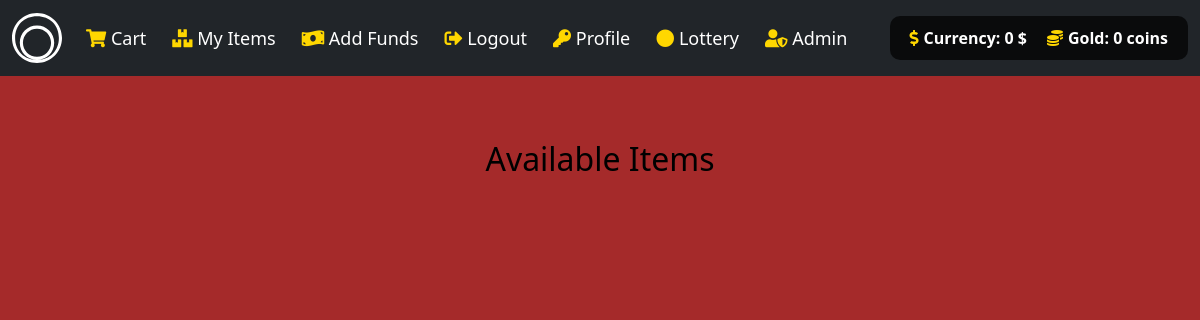
The app's page /item/sword (signed in), older data.
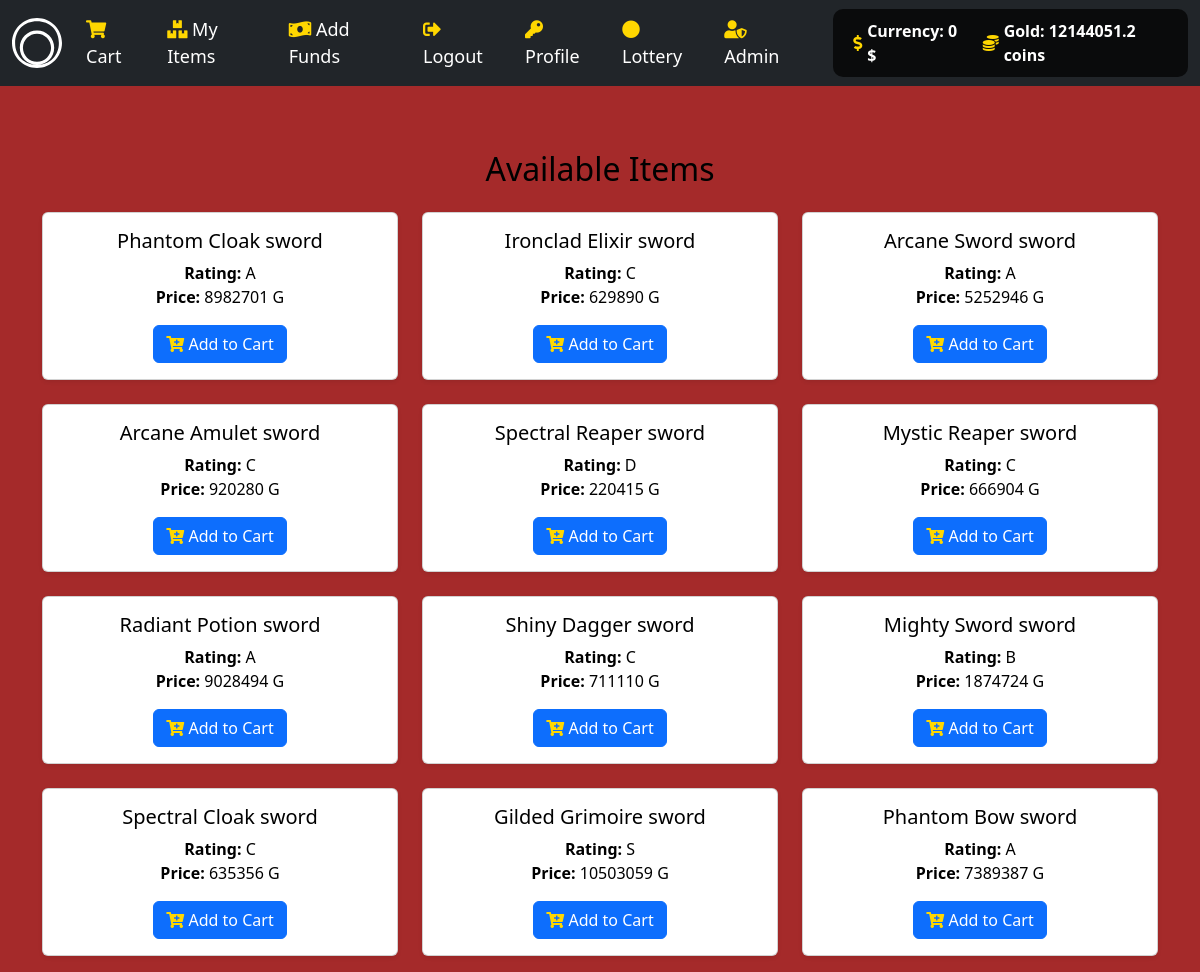
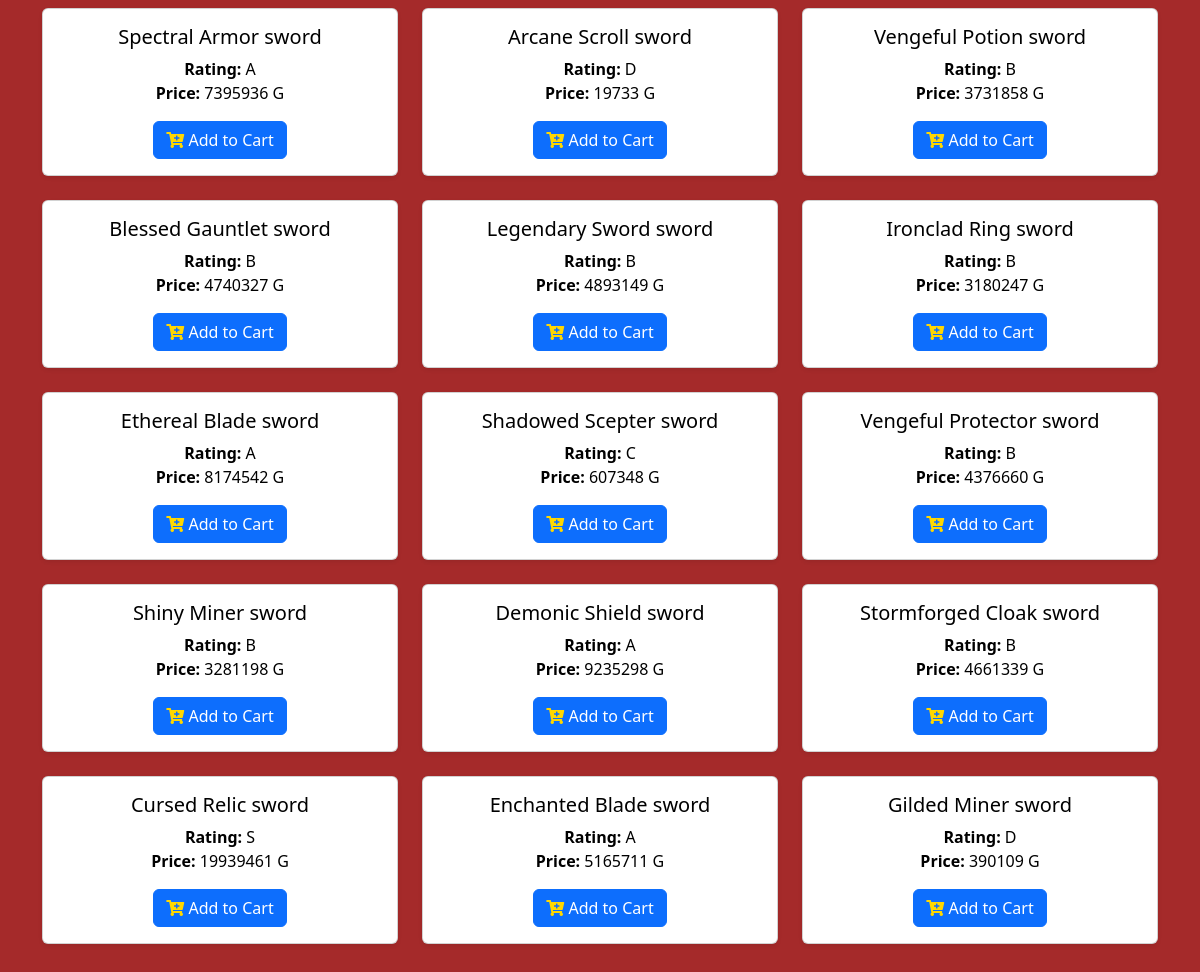
The same page, newer data (2 pictures, top to bottom).
### tables this page shows
CREATE TABLE user_store(ID int PRIMARY KEY,Funds int,Gold int);

CREATE TABLE object(Object_ID int PRIMARY KEY,
Object_Name varchar(100),
Object_type varchar(20),
listing varchar(2),
rating varchar(1),
price int,
image_src varchar(1000));

### main.py (the view)
@app.get("/item/{category}", response_class=HTMLResponse)
async def get_category_items(request: Request, category: str):
    if category not in categories:
        return HTMLResponse(content="Category not found", status_code=404)
    user = request.session.get("user")
    items = listed_object_data_generator(category)
    L = balance_checker(user)
    L = list(L[0])
    if category == "gold":
        return RedirectResponse("/gold")
    context = {
        "request": request,
        "items": items,
        "user": user,
        "cash": L[0],
        "cashG": L[1]
    }
    return templates.TemplateResponse(f"{category}.html", context)

### templates/sword.html (shortened to what this page needs)
{% extends "layout.html" %}
{% block main %}
<div class="container mt-3">
    <h2 class="mb-4 text-center">Available Items</h2>
    <div id="item-container" class="row">
        {% for i in items %}
        <div class="col-md-4 mb-4">
            <div class="card shadow-sm h-100">
                <div class="card-body">
                    <h5 class="card-title">{{ i[1] }}</h5>
                    <p class="card-text">
                        <strong>Rating:</strong> {{ i[4] }}<br>
                        <strong>Price:</strong> {{ i[5] }} G
                    </p>
                    <button onclick="addToCart( '{{ i[0] }}'  , '{{ i[2] }}')" class="btn btn-primary btn-block">
                        <i class="fas fa-cart-plus"></i> Add to Cart
                    </button>
                </div>
            </div>
        </div>
        {% endfor %}
    </div>
</div>
{% endblock %}

### templates/layout.html (shortened to what this page needs)
<!DOCTYPE html>
<html lang="en">
<head>
    <link href="https://cdn.jsdelivr.net/npm/bootstrap@5.2.3/dist/css/bootstrap.min.css" rel="stylesheet">
    <link href="https://cdnjs.cloudflare.com/ajax/libs/font-awesome/5.15.1/css/all.min.css" rel="stylesheet">
    <link href="/static/CSSS.css" rel="stylesheet">
</head>
<body>
    <nav class="navbar navbar-expand-lg navbar-dark bg-dark">
        <div class="container-fluid">
            <a class="navbar-brand" href="/">
            </a>
            <div class="collapse navbar-collapse" id="mynavbar">
                {% if user %}
                <ul class="navbar-nav me-auto">
                    <li class="nav-item"><a class="nav-link" href="/cart"><i class="fas fa-shopping-cart"></i> Cart</a></li>
                    <li class="nav-item"><a class="nav-link" href="/objs"><i class="fas fa-boxes"></i> My Items</a></li>
                    <li class="nav-item"><a class="nav-link" href="/buy"><i class="fas fa-money-bill-wave"></i> Add Funds</a></li>
                    <li class="nav-item"><a class="nav-link" href="/logout"><i class="fas fa-sign-out-alt"></i> Logout</a></li>
                    <li class="nav-item"><a class="nav-link" href="/profile"><i class="fas fa-key"></i> Profile </a></li>
                    <li class="nav-item"><a class="nav-link" href="/lottery-wheel"><i class="fas fa-circle"></i> Lottery</a></li>
                    {% if user == 1 %}
                    <li class="nav-item"><a class="nav-link" href="/admin"><i class="fas fa-user-shield"></i> Admin</a></li>
                    {% endif %}
                </ul>
                <div class="balance-widget">
                    <div class="value">
                        <i class="fas fa-dollar-sign"></i> Currency: {{ cash }} $
                    </div>
                    <div class="value">
                        <i class="fas fa-coins"></i> Gold: {{ cashG }} coins
                    </div>
                </div>
                {% else %}
                <ul class="navbar-nav me-auto">
                    <li class="nav-item"><a class="nav-link" href="/register"><i class="fas fa-user-plus"></i> Register</a></li>
                    <li class="nav-item"><a class="nav-link" href="/login"><i class="fas fa-sign-in-alt"></i> Login</a></li>
                </ul>
                {% endif %}
            </div>
        </div>
    </nav>
    <main class="container-fluid py-5 text-center main-content">
        {% block main %}{% endblock %}
    </main>
</body>
</html>

### templates/layout.html (style rules this page uses)
body { background-color: brown; background-size: cover; background-position: center; background-repeat: repeat; height: 100vh; color: white; }
.navbar-brand img, .navbar-brand svg { height: 50px; }
.balance-widget { background-color: rgba(0, 0, 0, 0.7); border-radius: 10px; padding: 10px; margin-left: 15px; display: flex; align-items: center; justify-content: center; color: white; }
.balance-widget .value { margin: 0 10px; font-weight: bold; display: flex; align-items: center; }
.balance-widget i { margin-right: 5px; }
.navbar-nav .nav-link { color: white; font-size: 18px; margin-right: 10px; }
.main-content { padding: 20px; border-radius: 10px; color: black; }
.fas, .far { color: #ffd700; }

Row changes from the older to the newer data that the page shows:
now on this page (row edited): user_store: Gold "12144051.2"
now on this page (row edited): object: Object_Name "Phantom Cloak sword", rating "A", price "8982701"
now on this page (row edited): object: Object_Name "Ironclad Elixir sword", rating "C", price "629890"
now on this page (row edited): object: Object_Name "Arcane Sword sword", rating "A", price "5252946"
added object: Object_Name "Arcane Amulet sword", rating "C", price "920280"
added object: Object_Name "Spectral Reaper sword", rating "D", price "220415"
added object: Object_Name "Mystic Reaper sword", rating "C", price "666904"
added object: Object_Name "Radiant Potion sword", rating "A", price "9028494"
added object: Object_Name "Shiny Dagger sword", rating "C", price "711110"
added object: Object_Name "Mighty Sword sword", rating "B", price "1874724"
added object: Object_Name "Spectral Cloak sword", rating "C", price "635356"
added object: Object_Name "Gilded Grimoire sword", rating "S", price "10503059"
added object: Object_Name "Phantom Bow sword", rating "A", price "7389387"
added object: Object_Name "Spectral Armor sword", rating "A", price "7395936"
added object: Object_Name "Arcane Scroll sword", rating "D", price "19733"
added object: Object_Name "Vengeful Potion sword", rating "B", price "3731858"
added object: Object_Name "Blessed Gauntlet sword", rating "B", price "4740327"
added object: Object_Name "Legendary Sword sword", rating "B", price "4893149"
added object: Object_Name "Ironclad Ring sword", rating "B", price "3180247"
added object: Object_Name "Ethereal Blade sword", rating "A", price "8174542"
added object: Object_Name "Shadowed Scepter sword", rating "C", price "607348"
added object: Object_Name "Vengeful Protector sword", rating "B", price "4376660"
added object: Object_Name "Shiny Miner sword", rating "B", price "3281198"
added object: Object_Name "Demonic Shield sword", rating "A", price "9235298"
added object: Object_Name "Stormforged Cloak sword", rating "B", price "4661339"
added object: Object_Name "Cursed Relic sword", rating "S", price "19939461"
added object: Object_Name "Enchanted Blade sword", rating "A", price "5165711"
added object: Object_Name "Gilded Miner sword", rating "D", price "390109"
Text that changed along with them:
{{ cashG }}: "0" → (not shown)
